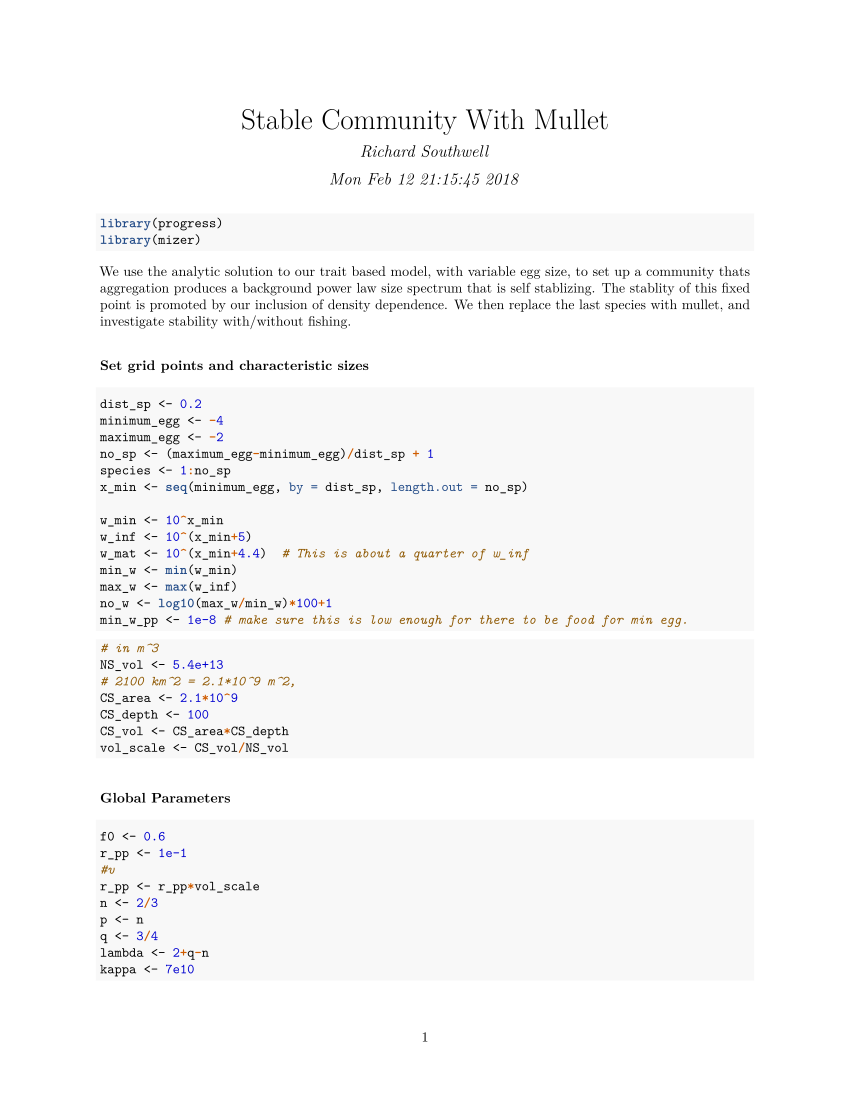

R code for this plot:
#' ---
#' title: "Stable Community With Mullet"
#' author: "Richard Southwell"
#' output: pdf_document
#' ---

library(progress)
library(mizer)

#' We use the analytic solution to our trait based model, with variable egg size, to set up a 
#' community thats aggregation produces a background power law size spectrum that is self stablizing.
#' The stablity of this fixed point is promoted by our inclusion of density dependence. We then replace 
#' the last species with mullet, and investigate stability with/without fishing.
#' 

# ----
#' ### Set grid points and characteristic sizes 


dist_sp <- 0.2
minimum_egg <- -4
maximum_egg <- -2
no_sp <- (maximum_egg-minimum_egg)/dist_sp + 1
species <- 1:no_sp
x_min <- seq(minimum_egg, by = dist_sp, length.out = no_sp)

w_min <- 10^x_min
w_inf <- 10^(x_min+5)
w_mat <- 10^(x_min+4.4)  # This is about a quarter of w_inf
min_w <- min(w_min)
max_w <- max(w_inf)
no_w <- log10(max_w/min_w)*100+1
min_w_pp <- 1e-8 # make sure this is low enough for there to be food for min egg.

# ----
# in m^3
NS_vol <- 5.4e+13
# 2100 km^2 = 2.1*10^9 m^2,
CS_area <- 2.1*10^9
CS_depth <- 100
CS_vol <- CS_area*CS_depth
vol_scale <- CS_vol/NS_vol
#' ### Global Parameters

f0 <- 0.6
r_pp <- 1e-1
#v
r_pp <- r_pp*vol_scale
n <- 2/3
p <- n
q <- 3/4
lambda <- 2+q-n
kappa <- 7e10
#v
kappa <- kappa*vol_scale
# ----

#' ### Species Parameters

erepro <- rep(0.1,no_sp) # Will be changed later
beta <- rep(100,no_sp)
sigma <- rep(1.3,no_sp)
h <- rep(30,no_sp)
ks <- rep(4,no_sp)
alpha <- rep(0.4,no_sp)
z0 <- rep(0,no_sp)
sel_func <- rep("knife_edge",no_sp)
knife_edge_size <- rep(10^2,no_sp)

# ----

#' ### Input mullet Parameters


#params_data_NS <- read.csv("./vignettes/NS_species_params.csv")
rep_idx <- no_sp
gurn_sp <- 8

w_min[rep_idx] <- 0.001
w_inf[rep_idx] <- 251.94
w_mat[rep_idx] <- 16.48
beta[rep_idx] <- 283
sigma[rep_idx] <- 1.8
h[rep_idx] <- 47.36894
# h was computed using k_vb according to formula below
ks[rep_idx] <- 4

###############

#params_data_NS <- read.csv("./vignettes/NS_species_params.csv")
#rep_idx <- no_sp
#gurn_sp <- 8
#lam <- 1 # when lam is one the new species gets mullet parameters
#params_data_NS$w_inf[gurn_sp] <- 251.94
#params_data_NS$w_mat[gurn_sp] <- 16.48
#params_data_NS$k_vb[gurn_sp] <- 0.6
#w_min[rep_idx] <- lam*0.001+(1-lam)*w_min[rep_idx]
#w_inf[rep_idx] <- lam*params_data_NS$w_inf[gurn_sp]+(1-lam)*w_inf[rep_idx]
#w_mat[rep_idx] <- lam*params_data_NS$w_mat[gurn_sp]+(1-lam)*w_mat[rep_idx]
#beta[rep_idx] <- lam*params_data_NS$beta[gurn_sp]+(1-lam)*beta[rep_idx]
#sigma[rep_idx] <- lam*params_data_NS$sigma[gurn_sp]+(1-lam)*sigma[rep_idx]
#h_gurn <- 3*params_data_NS$k_vb[gurn_sp]*((params_data_NS$w_inf[gurn_sp])^(1/3))/(alpha[rep_idx]*f0)
#h[rep_idx] <- lam*h_gurn+(1-lam)*h[rep_idx]
#ks[rep_idx] <- lam*0.2*h_gurn+(1-lam)*ks[rep_idx] # how is ks determined by mizer params
#ks[rep_idx] <- 4


#################



# ----
#' ### Build Params Object 

species_params <- data.frame(
  species = 1:no_sp,
  w_min = w_min,
  w_inf = w_inf,
  w_mat = w_mat,
  h = h,
  ks = ks,
  beta = beta,
  sigma = sigma,
  z0 = z0,
  alpha = alpha,
  erepro = erepro,
  sel_func = sel_func, # not used but required
  knife_edge_size = knife_edge_size
)

params <- MizerParams(species_params, p=p, n=n, q=q, lambda = lambda, f0 = f0,
                      kappa = kappa, min_w = min_w, max_w = max_w, no_w = no_w, 
                      min_w_pp = min_w_pp, w_pp_cutoff = max_w, r_pp = r_pp,
                      chi = 0)
#' gamma is determined by mizerparams. Note that density dependence is currently off
gamma <- params@species_params$gamma
w <- params@w


# ----
#' ### Determine analytic solution

#' We should expand this code so that it supports more additional species. First we 
#' get the exact solution n_exact for the 1st background species. 
mu0 <- ((1-f0) * sqrt(2*pi) * kappa * gamma * sigma *
          (beta^(n-1)) * exp(sigma^2 * (n-1)^2 / 2))[1]
hbar <- (alpha * h * f0 - ks)[1]
pow <- (mu0/hbar/(1-n))
n_mult <- (1 - (w/w_inf[1])^(1-n))^(pow-1) * (1 - (w_mat[1]/w_inf[1])^(1-n))^(-pow)
n_mult[w < w_mat[1]] <- 1
n_mult[w >= w_inf[1]] <- 0
n_exact <- w  # Just to get array with correct dimensions and names
n_exact <- ((w_min[1]/w)^(mu0/hbar) / (hbar * w^n)) * n_mult
n_exact[w < w_min[1]] <- 0
#'use n_exact as a template to build the solution for other background species
initial_n <- params@psi
initial_n[,] <- 0
w_inf_idx <- w_inf
for (i in 1:no_sp) {
  w_inf_idx[i] <- length(w[w<=w_inf[i]])
  initial_n[i, params@species_params$w_min_idx[i]:
              (params@species_params$w_min_idx[i]+
                 (w_inf_idx[1]-params@species_params$w_min_idx[1]))] <-
    n_exact[params@species_params$w_min_idx[1]:
              (params@species_params$w_min_idx[1]+
                 (w_inf_idx[1]-params@species_params$w_min_idx[1]))] *
    (w_min[1]/w_min[i])^lambda
}

# ----

#' Setup parameters for mullet
hbar_g <- (alpha * h * f0 - ks)[rep_idx]
pow_g <- (mu0/hbar_g/(1-n))
#w_mat_old <- (w_mat[2]/w_mat[1])*w_mat[length(w_mat)-1]
#w_mat_old_idx <- sum(w <= w_mat_old)
#target_mat_abund <- initial_n[rep_idx,w_mat_old_idx]
#v target_mat_abund <- 10*3.368058e-09
target_mat_abund <- 50*3.368058e-07
#v
target_mat_abund <- target_mat_abund*vol_scale
# set things up so this is the abundance at maturity (does this get rescaled when 
# we determine n_output ?)
w_mat_g <- w_mat[rep_idx]
w_mat_g_idx <- sum(w <= w_mat_g)
n_mult_g <- (1 - (w/w_inf[rep_idx])^(1-n))^(pow_g-1) * (1 - (w_mat[rep_idx]/w_inf[rep_idx])^(1-n))^(-pow_g)
n_mult_g[w < w_mat[rep_idx]] <- 1
n_mult_g[w >= w_inf[rep_idx]] <- 0
n_exact_g <- w  # Just to get array with correct dimensions and names
n_exact_g <- ((w_min[rep_idx]/w)^(mu0/hbar_g) / (hbar_g * w^n)) * n_mult_g
n_exact_g[w < w_min[rep_idx]] <- 0
n_exact_g <- n_exact_g*target_mat_abund/n_exact_g[w_mat_g_idx]
initial_n[rep_idx,] <- n_exact_g
#' renormalize solutions so there sum agrees with plankton powerlaw at v
v <- sqrt(min(w_mat)*max(w_mat))
v_idx <- length(w[w<v])
n_output <- initial_n*(kappa*w[v_idx]^(-lambda))/sum(initial_n[,v_idx])

#' Plot solution. mullet is green, sum of fish spectra is red.
plot(w, kappa*w^(-lambda), type="l", log="xy")
for (i in 1:no_sp) {
  lines(w, n_output[i,], col="blue")
}
lines(w, n_output[rep_idx,], col="green")
lines(w, colSums(n_output), col="red")

# ----
#' ### Setup plankton

plankton_vec <- (kappa*w^(-lambda))-colSums(n_output)
plankton_vec[plankton_vec<0] <- 0
plankton_vec[min(which(plankton_vec==0)):length(plankton_vec)] <- 0
params@cc_pp[sum(params@w_full<=w[1]):length(params@cc_pp)] <- plankton_vec
initial_n_pp <- params@cc_pp
# The cc_pp factor needs to be higher than the desired steady state in
# order to compensate for predation mortality
m2_background <- getM2Background(params, n_output, initial_n_pp)
params@cc_pp <- (1+m2_background/params@rr_pp) * initial_n_pp
##params@cc_pp <- (1+(mu0*params@w_full^(n-1))/params@rr_pp) * initial_n_pp
# using m2_background seems to work ok. using mu0*params@w_full^(n-1) seems to indice 
# oscilations


# ----
#' ### Setup background death and steplike psi

m2 <- getM2(params, n_output, initial_n_pp)

for (i in 1:no_sp) {
  params@psi[i, ] <- (w/w_inf[i])^(1-n)
  params@psi[i, w < (w_mat[i]-1e-10)] <- 0
  params@psi[i, w > (w_inf[i]-1e-10)] <- 1
  params@mu_b[i, ] <- mu0 * w^(n-1) - m2[i,]
}
params@mu_b[rep_idx, ] <- mu0 * w^(n-1) - m2[rep_idx,]


# ----
#' ### Set erepro to meet boundary condition

rdi <- getRDI(params, n_output, initial_n_pp)
gg <- getEGrowth(params, n_output, initial_n_pp)
effort <- 0
mumu <- getZ(params, n_output, initial_n_pp, effort = effort)
erepro_final <- rdi
for (i in (1:no_sp)){
  #  erepro_final[i] <- erepro*(gg[i,params@species_params$w_min_idx[i]]*n_output[i,params@species_params$w_min_idx[i]])/
  #    rdi[i]
  gg0 <- gg[i,params@species_params$w_min_idx[i]]
  mumu0 <- mumu[i,params@species_params$w_min_idx[i]]
  DW <- params@dw[params@species_params$w_min_idx[i]]
  erepro_final[i] <- erepro[i]*(n_output[i,params@species_params$w_min_idx[i]]*(gg0+DW*mumu0))/rdi[i]
}

params@species_params$erepro <- erepro_final

# ----
#' ### Simulate without Rmax or chi
params@srr <- function(rdi, species_params) {return(rdi)}
params@chi <- 0.0

# start at pertubation away from the steady state we know, and see the system reorganize.

#n_output2 <- n_output
#n_output2[no_sp,] <- n_output[no_sp,]*10
#t_max <- 15
#sim <- project(params, t_max=t_max ,dt=0.01, t_save=t_max/100, effort = 0, 
#               initial_n = n_output2, initial_n_pp = initial_n_pp)
#plot(sim)

#' see that we stay close when we start at steady state

#' see initial condition is close to steady
t_max <- 5
sim <- project(params, t_max=t_max ,dt=0.01, t_save=t_max/100, effort = 0, 
               initial_n = n_output, initial_n_pp = initial_n_pp)
plot(sim)


#' Compare the final state (in blue and green) to the initial condition (in black and grey).
plot(w,w^2*sim@n[1,1,],log="xy",type="l",ylim=c(10^3,10^9), 
     ylab="Biomass in logged bins")
lines(w,w^2*sim@n[dim(sim@n)[1],1,],col="blue")
for (i in (2:no_sp)){
  lines(w,w^2*sim@n[1,i,],col="black")
  lines(w,w^2*sim@n[dim(sim@n)[1],i,],col="blue")
}
fish_indices <- (length(params@w_full)-length(w)+1):length(params@w_full)
lines(w,w^2*sim@n_pp[1, fish_indices],col="grey")
lines(w,w^2*sim@n_pp[dim(sim@n)[1], fish_indices],col="green")

#' This code suggests that the background+mullet system (which now has the 
#' background death setup properly), also has many steady states (possibly arranged 
#' in something near to a convex set)


################################################################################### growth


##############

inter <- params@interaction
mytimes <- seq(0.5,10,0.1)
param1 <- params
test<-sim
plot(test)

##############
my_sp <- no_sp
gNS <- getEGrowth(param1, test@n[dim(test@n)[1], , ], test@n_pp[dim(test@n_pp)[1], ])[my_sp,]

g_fnNS <- approxfun(param1@w, gNS)
myodefunNS <- function(t, state, parameters){
  return(list(g_fnNS(state)))
}
ageNS <- (0:15)
library(deSolve)
weightNS <- ode(y = param1@species_params$w_min[my_sp], times = ageNS, func = myodefunNS, parms = 1)[,2]
plot(ageNS,weightNS)
###########################################################################

# ----
#' ### Add Fishing
eff <- 10^(-3)

params@srr <- function(rdi, species_params) {return(rdi)}
params@chi <- 0.0
t_max <- 15
sim <- project(params, t_max=t_max ,dt=0.01, t_save=t_max/100, effort = eff, 
               initial_n = n_output, initial_n_pp = initial_n_pp)
plot(sim)
#' plot yields
plotYield(sim)
gy100 <- getYield(sim)

#' change gear for mullet to 200g knife edge, and plot yields again
rep_idx2 <- no_sp-1
params@selectivity[rep_idx2,rep_idx2,] <- 0
params@selectivity[rep_idx2,rep_idx2,w>=200] <- 1
t_max <- 15
sim200 <- project(params, t_max=t_max ,dt=0.01, t_save=t_max/100, effort = eff, 
               initial_n = n_output, initial_n_pp = initial_n_pp)
plot(sim200)
#' plot yields
plotYield(sim200)
gy200 <- getYield(sim200)

#################
dim(gy100)

gy200[dim(gy200)[1],]/gy100[dim(gy100)[1],]

# ----
#' ### Add Density Dependence

nn <- n_output
nn[nn==0] <- 1
params@chi <- 0.5
params@ddd <- nn^(params@chi)
n_output2 <- n_output
n_output2[no_sp,] <- 0.1*n_output[no_sp,]
t_max <- 10
sim <- project(params, t_max=t_max ,dt=0.01, t_save=t_max/100, effort = 1, 
               initial_n = n_output2, initial_n_pp = initial_n_pp)
plot(sim)


# code using mullus baratus parameters, plus background. Had to use a ks value different from 0.2*h to get fast enough growth
